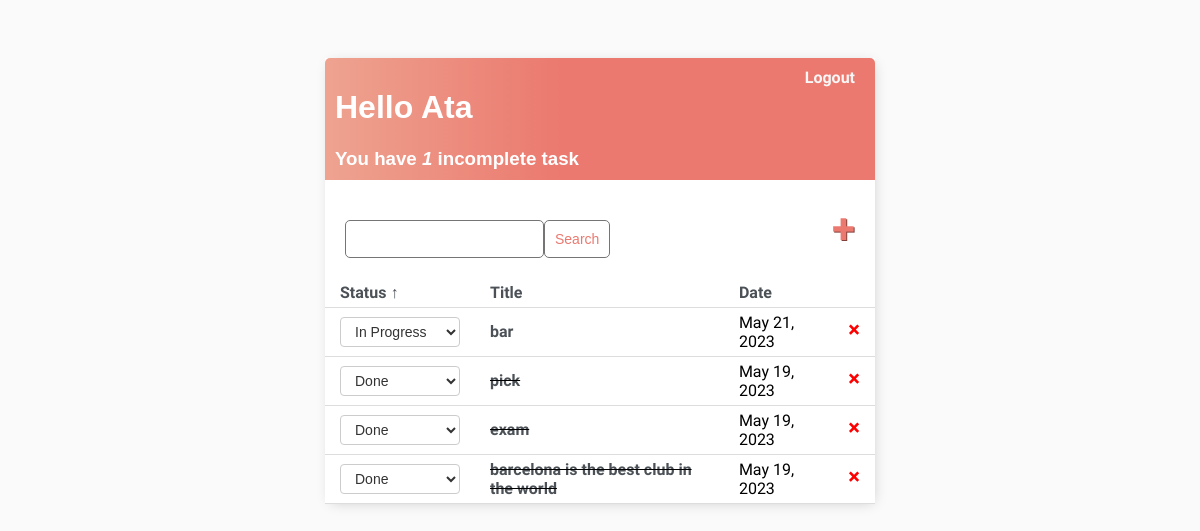
The app's page / (signed in), older data.
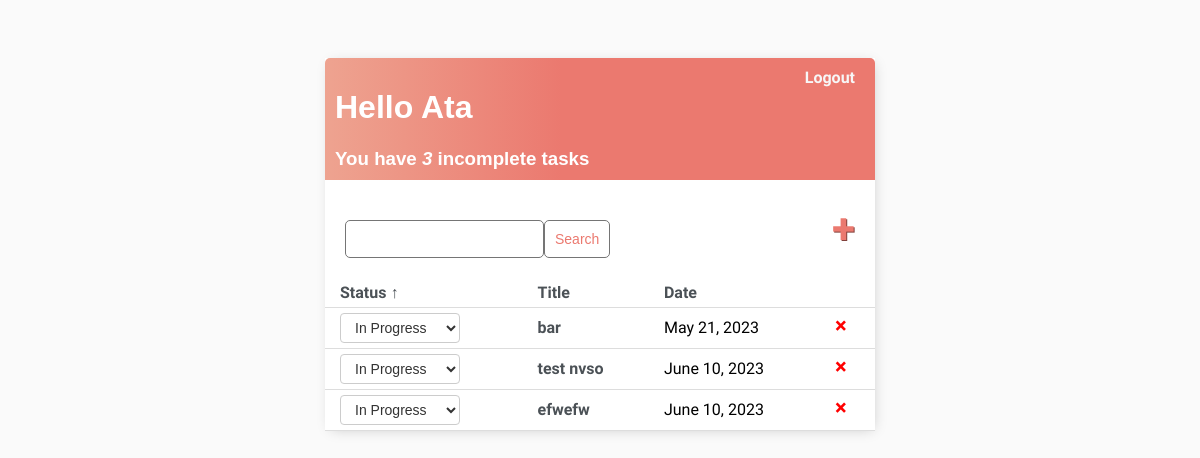
The same page, newer data.
### base/models.py (models this page shows)
class Task(models.Model):
    user = models.ForeignKey(User, on_delete=models.CASCADE, null=True, blank=True)
    title = models.CharField(max_length=30)
    description = models.TextField(null=True, blank=True)
    complete = models.BooleanField(default=False)
    created = models.DateTimeField(auto_now_add=True)
    def __str__(self):
        return self.title
    class Meta:
        ordering = ['complete']

### base/views.py (the view)
# urls.py: path('', TaskList.as_view(), name='tasks'),
class TaskList(LoginRequiredMixin, ListView):
    model = Task
    context_object_name = 'tasks'
    def get_context_data(self, *, object_list=None, **kwargs):
        context = super().get_context_data(**kwargs)
        context['tasks'] = context['tasks'].filter(user=self.request.user)
        context['count'] = context['tasks'].filter(complete=False).count()
        sort_by = self.request.GET.get('sort_by', 'complete')
        sort_order = self.request.GET.get('sort_order', 'asc')
        next_sort_order = 'desc' if sort_order == 'asc' else 'asc'
        context['sort_by'] = sort_by
        context['sort_order'] = sort_order
        context['next_sort_order'] = next_sort_order
        search_input = self.request.GET.get('search-area') or ''
        if search_input:
            context['tasks'] = context['tasks'].filter(title__startswith=search_input)
        context['search_input'] = search_input
        return context
    def get_queryset(self):
        sort_by = self.request.GET.get('sort_by', 'complete')
        sort_order = self.request.GET.get('sort_order', 'asc')
        queryset = super().get_queryset()
        if sort_by == 'title':
            queryset = queryset.order_by('title' if sort_order == 'asc' else '-title')
        elif sort_by == 'created':
            queryset = queryset.order_by('created' if sort_order == 'asc' else '-created')
        else:
            queryset = queryset.order_by('complete' if sort_order == 'asc' else '-complete')
        return queryset

### base/templates/base/task_list.html (shortened to what this page needs)
{% extends 'base/main.html' %}
{% block content %}
<div class="header-bar">
    <div>
        <h1>Hello {{request.user|title}}</h1>
        <h3 style="margin:0">
            You have <i>{{count}}</i> incomplete task{{ count|pluralize:"s" }}
        </h3>
    </div>
    {% if request.user.is_authenticated %}
    <a href="{% url 'logout' %}">Logout</a>
    {% else %}
    <a href="{% url 'login' %}">Login</a>
    {% endif %}
</div>
<div id="search-add-wrapper">
    <form action="" method="GET" style="margin-top:20px; display:flex;">
    <input type="text" name="search-area" value="{{search_input}}">
    <input class="button" type="submit" value="Search">
    </form>
    <a id="add-link" href="{% url 'task-create' %}">&#x2b;</a>
</div>
<table class="task-table">
    <thead>
        <tr>
             <th>
                <a href="{% url 'tasks' %}?sort_by=complete&sort_order={{ next_sort_order }}">
                    Status{% if sort_by == 'complete' %} {% if sort_order == 'asc' %}&uarr;{% else %}&darr;{% endif %}{% endif %}
                </a>
            </th>
            <th>
                <a href="{% url 'tasks' %}?sort_by=title&sort_order={{ next_sort_order }}">
                    Title{% if sort_by == 'title' %} {% if sort_order == 'asc' %}&uarr;{% else %}&darr;{% endif %}{% endif %}
                </a>
            </th>
            <th>
                <a href="{% url 'tasks' %}?sort_by=created&sort_order={{ next_sort_order }}">
                    Date{% if sort_by == 'created' %} {% if sort_order == 'asc' %}&uarr;{% else %}&darr;{% endif %}{% endif %}
                </a>
            </th>
            <th></th>
        </tr>
    </thead>
    <tbody>
        {% for task in tasks %}
            <tr>
                <td>
                    <form method="post" action="{% url 'task-status-update' %}">
                        <select name="status" onchange="this.form.submit()">
                            <option value="in-progress" {% if not task.complete %}selected{% endif %} class="in-progress">In Progress</option>
                            <option value="done" {% if task.complete %}selected{% endif %} class="done">Done</option>
                        </select>
                    </form>
                </td>
                <td>
                    {% if task.complete %}
                        <s><a href="{% url 'task-update' task.id %}">{{task}}</a></s>
                    {% else %}
                        <a href="{% url 'task-update' task.id %}">{{task}}</a>
                    {% endif %}
                </td>
                <td>
                    {{ task.created|date:"F d, Y" }}
                </td>
                <td>
                    <a class="delete-link" href="{% url 'task-delete' task.id %}">&#215;</a>
                </td>
            </tr>
        {% empty %}
            <tr>
                <td colspan="3">No items in the list</td>
            </tr>
        {% endfor %}
    </tbody>
</table>
{% endblock content %}

### base/templates/base/main.html (shortened to what this page needs)
<!DOCTYPE html>
<html>
<head>
</head>
<body>
    <div class="container">
        {% block content %}
        {% endblock content %}
    </div>
</body>
</html>

### base/templates/base/main.html (style rules this page uses)
body { background-color: #FAFAFA; font-family: 'Nunito Sans', sans-serif; padding-top: 50px }
h1,h2,h3,h4,h5,h6 { font-family: 'Raleway', sans-serif; }
a, p { color: #4b5156; }
a { font-weight: 600; }
.container { max-width: 550px; margin: auto; background-color: #fff; -webkit-box-shadow: 2px 2px 13px -4px rgba(0, 0, 0, 0.21); box-shadow: 2px 2px 13px -4px rgba(0, 0, 0, 0.21); }
.header-bar { display: flex; justify-content: space-between; color: #fff; padding: 10px; border-radius: 5px 5px 0 0; background: linear-gradient(90deg, #EEA390 0%, #EB796F 43%, #EB796F 100%); }
.header-bar a { color: rgb(247, 247, 247); text-decoration: none; margin-right: 10px; }
.delete-link { text-decoration: none; font-weight: 900; color: #cf4949; font-size: 22px; line-height: 0; padding: 20px 0px; }
#add-link { color: #EB796F; text-decoration: none; font-size: 42px; text-shadow: 1px 1px #81413b; margin-right: 0px; }
#search-add-wrapper { display: flex; justify-content: space-between; align-items: center; padding: 20px; }
.button { border: 1px solid #757575; background-color: #FFF; color: #EB796F; padding: 10px; font-size: 14px; border-radius: 5px; cursor: pointer; text-decoration: none; }
input[type=text], input[type=password], textarea { border: 1px solid #757575; border-radius: 5px; padding: 10px; width: 90%; }

### base/templates/base/task_list.html (style rules this page uses)
.task-table { width: 100%; border-collapse: collapse; }
.task-table th, .task-table td { padding: 5px 15px; text-align: left; border-bottom: 1px solid #ddd; }
.task-table th a { text-decoration: none; }
.task-table td a { text-decoration: none; }
.delete-link { color: #ff0000; text-decoration: none; }
select[name="status"] { padding: 5px 10px; font-size: 14px; border: 1px solid #ccc; border-radius: 4px; background-color: #fff; color: #333; width: 120px; }
select[name="status"] option { font-size: 14px; }

Row changes from the older to the newer data that the page shows:
removed Task: status "Done", title "pick", created "May 19, 2023"
removed Task: status "Done", title "exam", created "May 19, 2023"
removed Task: status "Done", title "barcelona is the best club in the world", created "May 19, 2023"
added Task: status "In Progress", title "test nvso", created "June 10, 2023"
added Task: status "In Progress", title "efwefw", created "June 10, 2023"
Text that changed along with them:
{{ count }}: "1" → "3"
